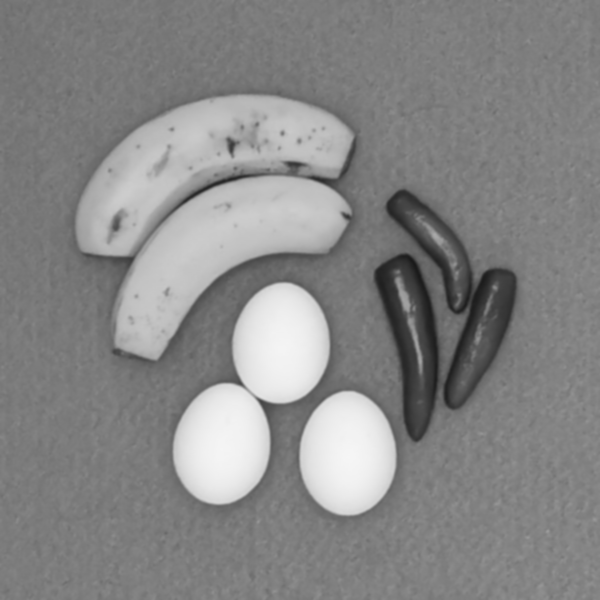
#> input picture image_rgb.png, 600 x 600 px; its folder holds only this picture in this run
$ python -i Tools.py   (imports and definitions only)
#> lines starting #> are read from the running program, lines starting #| are printed output that depends on the picture
import numpy as np
from PIL import Image
import numpy as np
from scipy.ndimage import gaussian_filter
from PIL import Image
from PIL import Image, ImageFilter
import cv2
import numpy as np
import os


def GaussianFilter(image):
#> called with image = 'image_rgb.png'
    image_obj = Image.open(image)
#> image_obj is the input picture: PIL image 600x600 RGB; min 25, max 246, mean 134.8
    newsize = (600,600)
    image_obj = image_obj.resize(newsize)
    image_obj = image_obj.filter(ImageFilter.GaussianBlur(radius=5))
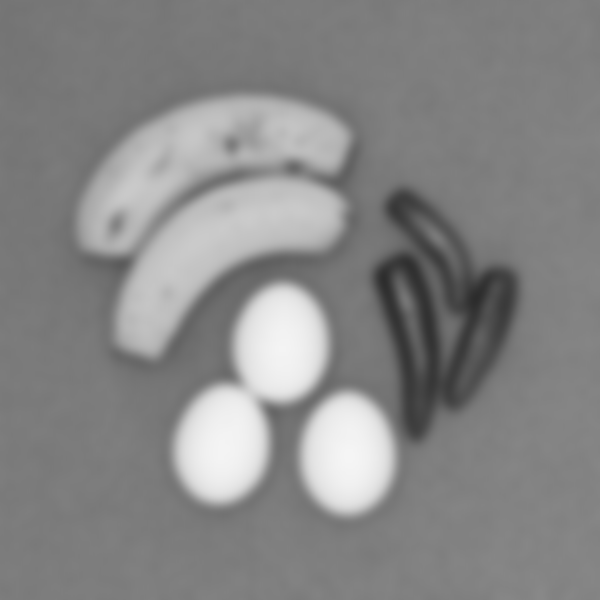
#> image_obj: PIL image 600x600 RGB; min 44, max 245, mean 134.8
    image_obj.save(image.rstrip(".jpg") + ".png")
    return image_obj


img = None
drawing = False
points = []
contours = []


# [76 lines left out: functions draw, CropClasses, not called in this run]


###
#
#
# Aplicar filtro gaussiano a las imágenes
#
# Luego hacer segmentacion manual en las fotos de entrenamiento:
#       - Loop para que se abran todas las imagenes de entrenamiento
#       - Loop para seleccionar el numero de clases y los recortes por cada clase
#       - Guardar los recortes de cada clase como imagenes RGB y blanco y negro, guardar las máscaras binarias
#
# Utilizar las imágenes RGB para determinar la media, covarianza, varianza de los colores para cada clase.
#
# Utilizar las imágenes con filtro gaussiano para hacer la clasificación?
#
#
#
#
###

>>> result = GaussianFilter('image_rgb.png')
